Frame 1 (no input): blank canvas, image omitted
Frame 60 (no input): blank canvas, image omitted
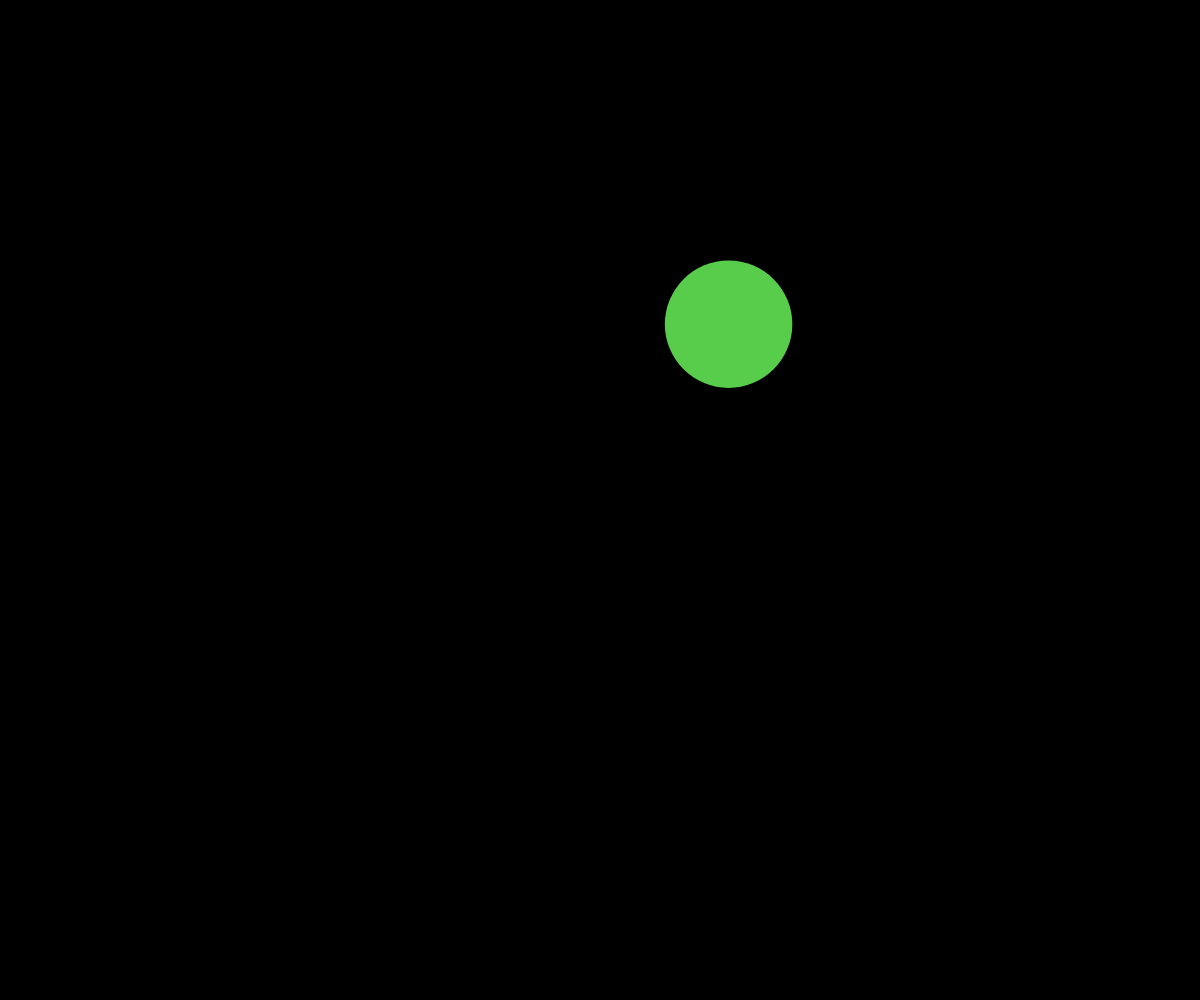
Frame 120 (the mouse pressed at the canvas centre since frame 60)

The p5.js sketch whose frames 1 and 60 were blank and that drew this single picture after the mouse press (run headless with seeded random() and noise() and a simulated clock; from frame 60 on, the mouse is pressed at the canvas centre):

// p5.js sketch
// ── sketch.js
// Project Title
// Your Name
// Date
//
// Extra for Experts:
// - describe what you did to take this project "above and beyond"


let theCircles = [];

function setup() {
  createCanvas(windowWidth, windowHeight);
 

}

function draw() {
  background(0);
  moveBalls();
  displayBalls();
  checkDeath();
}
function checkDeath() {
  for (let i=theCircles.length-1; i>=0; i --) {
    if (theCircles[i].bounceCount >= 10) {
      theCircles.splice(i, 1);
    }
  }
}


function mousePressed(){
  spawnBall();
}

function moveBalls() {

  for (let i =0; i<theCircles.length; i++) {

    theCircles[i].x += theCircles[i].dx;
    theCircles[i].y += theCircles[i].dy;
  
    if (theCircles[i].x + theCircles[i].radius > width || theCircles[i].x - theCircles[i].radius < 0) {
      theCircles[i].dx *= -1;
      theCircles[i].bounceCount +=1;
      
    }
  
    if (theCircles[i].y + theCircles[i].radius > height || theCircles[i].y - theCircles[i].radius <0) {
      theCircles[i].dy *= -1;
      theCircles[i].bounceCount +=1;
    }
  }
}

function displayBalls(){
  noStroke();
  for (let ball of theCircles) {
    fill(ball.theColour);
    circle(ball.x, ball.y, ball.radius * 2);
  }
}

function spawnBall() {

  let ball = {
    x: mouseX,
    y: mouseY,
    dx: random (-5, 5),
    dy:random(-5,5),
    radius: random(30,75),
    theColour: color(random(255),random(255),random(255)),
    bounceCount: 0,
  };
  theCircles.push(ball);
}
